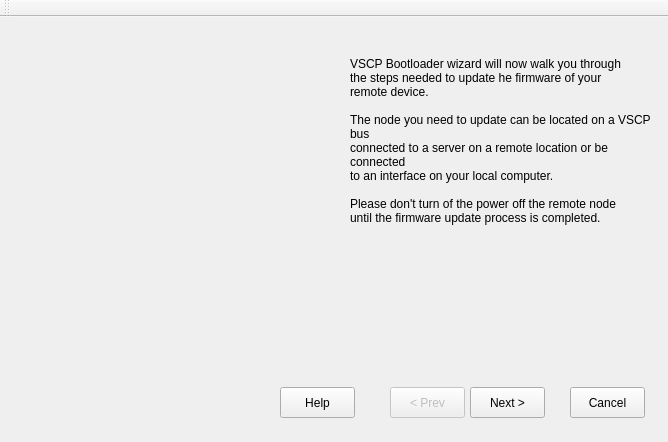
<?xml version="1.0" encoding="UTF-8"?>
<ui version="4.0">
 <class>wndBootloader</class>
 <widget class="QMainWindow" name="wndBootloader">
  <property name="geometry">
   <rect>
    <x>0</x>
    <y>0</y>
    <width>668</width>
    <height>442</height>
   </rect>
  </property>
  <property name="windowTitle">
   <string>VSCP Bootloader</string>
  </property>
  <property name="autoFillBackground">
   <bool>false</bool>
  </property>
  <property name="styleSheet">
   <string notr="true"/>
  </property>
  <widget class="QWidget" name="centralWidget">
   <widget class="QLabel" name="labelLogo">
    <property name="geometry">
     <rect>
      <x>50</x>
      <y>30</y>
      <width>231</width>
      <height>131</height>
     </rect>
    </property>
    <property name="autoFillBackground">
     <bool>false</bool>
    </property>
    <property name="locale">
     <locale language="English" country="UnitedStates"/>
    </property>
    <property name="frameShape">
     <enum>QFrame::NoFrame</enum>
    </property>
    <property name="frameShadow">
     <enum>QFrame::Plain</enum>
    </property>
    <property name="text">
     <string/>
    </property>
    <property name="pixmap">
     <pixmap resource="resources.qrc">:/new/pictures/resources/vscp_new.png</pixmap>
    </property>
    <property name="scaledContents">
     <bool>true</bool>
    </property>
    <property name="alignment">
     <set>Qt::AlignLeading|Qt::AlignLeft|Qt::AlignTop</set>
    </property>
   </widget>
   <widget class="QPushButton" name="pushButtonHelp">
    <property name="geometry">
     <rect>
      <x>280</x>
      <y>370</y>
      <width>75</width>
      <height>31</height>
     </rect>
    </property>
    <property name="text">
     <string>Help</string>
    </property>
   </widget>
   <widget class="QPushButton" name="pushButtonPrev">
    <property name="enabled">
     <bool>false</bool>
    </property>
    <property name="geometry">
     <rect>
      <x>390</x>
      <y>370</y>
      <width>75</width>
      <height>31</height>
     </rect>
    </property>
    <property name="text">
     <string>&lt; Prev</string>
    </property>
   </widget>
   <widget class="QPushButton" name="pushButtonNext">
    <property name="geometry">
     <rect>
      <x>470</x>
      <y>370</y>
      <width>75</width>
      <height>31</height>
     </rect>
    </property>
    <property name="text">
     <string>Next &gt;</string>
    </property>
   </widget>
   <widget class="QPushButton" name="pushButtonCancel">
    <property name="geometry">
     <rect>
      <x>570</x>
      <y>370</y>
      <width>75</width>
      <height>31</height>
     </rect>
    </property>
    <property name="text">
     <string>Cancel</string>
    </property>
   </widget>
   <widget class="QLabel" name="label_2">
    <property name="geometry">
     <rect>
      <x>350</x>
      <y>40</y>
      <width>301</width>
      <height>261</height>
     </rect>
    </property>
    <property name="locale">
     <locale language="English" country="UnitedStates"/>
    </property>
    <property name="text">
     <string>VSCP Bootloader wizard will now walk you through 
the steps needed to update he firmware of your 
remote device. 

The node you need to update can be located on a VSCP bus 
connected to a server on a remote location or be connected
to an interface on your local computer. 

Please don't turn of the power off the remote node 
until the firmware update process is completed.</string>
    </property>
    <property name="textFormat">
     <enum>Qt::AutoText</enum>
    </property>
    <property name="alignment">
     <set>Qt::AlignLeading|Qt::AlignLeft|Qt::AlignTop</set>
    </property>
    <property name="wordWrap">
     <bool>true</bool>
    </property>
   </widget>
   <zorder>pushButtonHelp</zorder>
   <zorder>pushButtonPrev</zorder>
   <zorder>pushButtonNext</zorder>
   <zorder>pushButtonCancel</zorder>
   <zorder>label_2</zorder>
   <zorder>labelLogo</zorder>
  </widget>
  <widget class="QMenuBar" name="menuBar">
   <property name="geometry">
    <rect>
     <x>0</x>
     <y>0</y>
     <width>668</width>
     <height>21</height>
    </rect>
   </property>
  </widget>
  <widget class="QToolBar" name="mainToolBar">
   <attribute name="toolBarArea">
    <enum>TopToolBarArea</enum>
   </attribute>
   <attribute name="toolBarBreak">
    <bool>false</bool>
   </attribute>
  </widget>
 </widget>
 <layoutdefault spacing="6" margin="11"/>
 <resources>
  <include location="resources.qrc"/>
 </resources>
 <connections/>
</ui>
